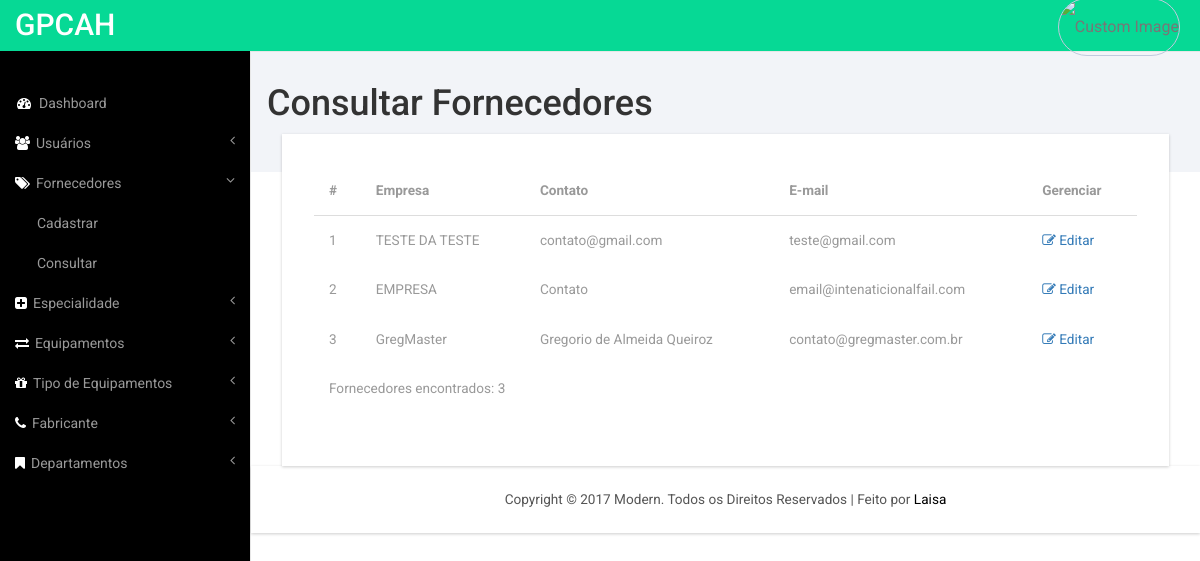
Screenshot of /consultar-fornecedores.php with the database file from the repository.
### tables this page shows
CREATE TABLE `fornecedores` (
  `id` bigint(20) NOT NULL,
  `created_at` timestamp NOT NULL DEFAULT CURRENT_TIMESTAMP,
  `empresa` varchar(100) NOT NULL,
  `cnpj` varchar(20) NOT NULL,
  `cep` varchar(8) NOT NULL,
  `endereco` varchar(100) NOT NULL,
  `numero` int(11) NOT NULL,
  `complemento` varchar(100) NOT NULL,
  `bairro` varchar(100) NOT NULL,
  `cidade` varchar(100) NOT NULL,
  `uf` varchar(2) NOT NULL,
  `telefone` varchar(15) NOT NULL,
  `inscricao_municipal` varchar(15) NOT NULL,
  `incriscao_estadual` varchar(15) NOT NULL,
  `contato` varchar(100) NOT NULL,
  `email` varchar(100) NOT NULL,
  `observacao` varchar(100) NOT NULL,
  `especialidade` int(11) NOT NULL
);

### consultar-fornecedores.php (the view, shortened to what this page needs)
<?php
  include ('includes/connection.php');
    $queryUsers='SELECT * FROM fornecedores order by created_at desc';
    mysqli_select_db($conn, $db);
     $result = mysqli_query($conn, $queryUsers);
     $nregistros = mysqli_num_rows($result);
?>
<!DOCTYPE HTML>
<html>
<head>
<link href="css/bootstrap.min.css" rel='stylesheet' type='text/css' />
<link href="css/style.css" rel='stylesheet' type='text/css' />
<link href="css/lines.css" rel='stylesheet' type='text/css' />
<link href="css/font-awesome.css" rel="stylesheet">
<link href="css/custom.css" rel="stylesheet">
</head>
<body>
<div id="wrapper">
    <?php include 'includes/navigation.php'; ?>
    <div id="page-wrapper">
        <div class="graphs">
        	<h1>Consultar Fornecedores</h1>
    		<div class="content_bottom">
 				    <div class="col-md-12">
					   <div class="bs-example1" data-example-id="contextual-table">
					    <table class="table">
					      <thead>
					        <tr>
					          <th>#</th>
					          <th>Empresa</th>
					          <th>Contato</th>
					          <th>E-mail</th>
					          <th>Gerenciar</th>
					        </tr>
					      </thead>
			              <tfoot>
			               <tr>
			               		<td colspan="7" >Fornecedores encontrados: <?php echo $nregistros;  ?> </td>
			                </tr>
			              </tfoot>
					      <tbody>
			               <?php
			                  for ($i=0; $i<$nregistros; $i++){
			                    $registro = mysqli_fetch_assoc($result);
                          	     $cadastro ='editar-fornecedores.php?id='.$registro['id'];
			                      echo'<tr>';
			                          echo'<td class="text-capitalize" id='.$registro['id'].'>'.($i+1) .'</td>';
			                          echo'<td class="text-capitalize">'.($registro['empresa']).'</td>';
			                          echo'<td >'.$registro['contato'].'</td>';
		                          	  echo'<td >'.$registro['email'].'</td>';
                          			echo'<td ><a  href="'.$cadastro.'"><i class="fa fa-pencil-square-o" aria-hidden="true"></i> Editar</a></td>';
			                      echo '</tr>';
			                  }
                			?>
					      </tbody>
					    </table>
					   </div>
	 				</div>
        	</div>
    	</div>
    	 <?php include 'includes/footer.php'; ?>
    </div>
</div>
</body>
</html>

### css/style.css (style rules this page uses)
h4, h5, h6, h1, h2, h3 { margin-top: 0; }
html, body { font-family: 'Roboto', sans-serif; font-size: 100%; background:#000; overflow-x: hidden; }
body a { transition:0.5s all; -webkit-transition:0.5s all; -moz-transition:0.5s all; -o-transition:0.5s all; -ms-transition:0.5s all; }
.content_bottom { margin-bottom:1em; }
.map_container, #chart, .span_6, .col_2, .weather_list, .cal1, .skills-info, .stats-info, .r3_counter_box, .activity_box, .bs-example1, .cloud, .copy { -ms-box-shadow: 0 1px 3px 0px rgba(0, 0, 0, 0.2); -o-box-shadow: 0 1px 3px 0px rgba(0, 0, 0, 0.2); -moz-box-shadow: 0 1px 3px 0px rgba(0, 0, 0, 0.2); -webkit-box-shadow: 0 1px 3px 0px rgba(0, 0, 0, 0.2); box-shadow: 0 1px 3px 0px rgba(0, 0, 0, 0.2); }
.graphs { padding: 2em 1em; background: #f2f4f8; font-family: 'Roboto', sans-serif; }
.table > thead > tr > th, .table > tbody > tr > th, .table > tfoot > tr > th, .table > thead > tr > td, .table > tbody > tr > td, .table > tfoot > tr > td { border-top: none !important; }
.bs-example1 { background:#fff; padding:2em; }
.table > thead > tr > th, .table > tbody > tr > th, .table > tfoot > tr > th, .table > thead > tr > td, .table > tbody > tr > td, .table > tfoot > tr > td { font-size: 0.85em; color: #999; }
.table td, .table>tbody>tr>td, .table>tbody>tr>th, .table>tfoot>tr>td, .table>tfoot>tr>th, .table>thead>tr>td, .table>thead>tr>th { padding:15px !important; }
.table > thead > tr > th { border-bottom: 1px solid #ddd !important; }

### css/custom.css (style rules this page uses)
#wrapper { width: 100%; }
#page-wrapper { min-height: 568px; background-color: #fff; }
@media (min-width:768px) { #page-wrapper { position: inherit; margin: 0 0 0 250px; border-left: 1px solid #e7e7e7; } }

### rows the page displays
fornecedores: empresa "TESTE DA TESTE", contato "contato@gmail.com", email "teste@gmail.com"
fornecedores: empresa "EMPRESA", contato "Contato", email "email@intenaticionalfail.com"
fornecedores: empresa "GregMaster", contato "Gregorio de Almeida Queiroz", email "contato@gregmaster.com.br"

### other values shown
$nregistros "3"
